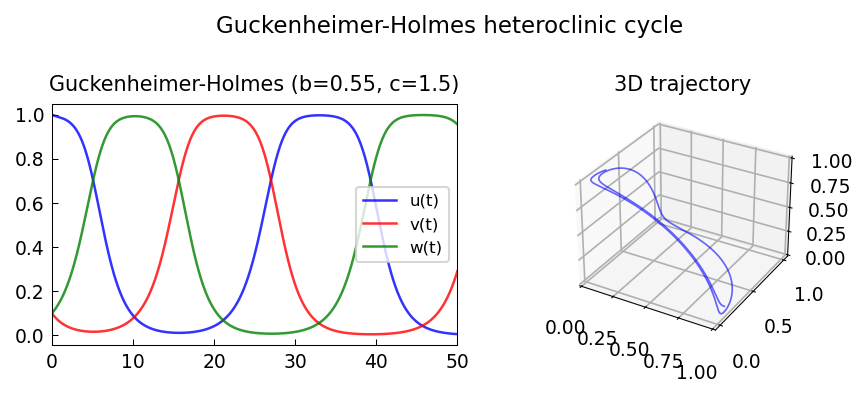

Reproduce this figure in Python.
"""Guckenheimer-Holmes nonlinear ODE system.

Solves the three-variable system with b<1<c:
  u' = u(1 - u^2 - b v^2 - c w^2)
  v' = v(1 - v^2 - b w^2 - c u^2)
  w' = w(1 - w^2 - b u^2 - c v^2)

Credit: Chebfun example ode-nonlin/GuckenheimerHolmes.m (Nick Trefethen, Feb 2015).
Original MATLAB Chebfun: Copyright 2017 by The University of Oxford and
The Chebfun Developers. See https://www.chebfun.org/ for Chebfun information.
"""
import os; os.environ.setdefault("XLA_PYTHON_CLIENT_PREALLOCATE", "false")

import matplotlib
matplotlib.use("Agg")
import matplotlib.pyplot as plt
import jax.numpy as jnp
import numpy as np
from scipy.integrate import solve_ivp
import sys, os
sys.path.insert(0, os.path.join(os.path.dirname(__file__), '..', '..', 'src'))

import chebfunjax as cj
from chebfunjax.plotting import chebfun_style
chebfun_style()

def run():
    print("=" * 60)
    print("Guckenheimer-Holmes system")
    print("=" * 60)

    b = 0.55
    c = 1.5
    assert b < 1.0 < c, "Need b < 1 < c for interesting dynamics"

    def rhs(t, state):
        u, v, w = state
        du = u * (1 - u**2 - b*v**2 - c*w**2)
        dv = v * (1 - v**2 - b*w**2 - c*u**2)
        dw = w * (1 - w**2 - b*u**2 - c*v**2)
        return [du, dv, dw]

    # Start near a saddle point (1, 0, epsilon)
    eps = 0.1
    ic1 = [1.0, eps, eps]
    ic2 = [eps, 1.0, eps]

    T = 50.0
    t_eval = np.linspace(0, T, 5000)

    print(f"\nParameters: b={b}, c={c}")
    print(f"Initial conditions: {ic1}")

    sol1 = solve_ivp(rhs, [0, T], ic1, t_eval=t_eval, rtol=1e-10, atol=1e-12)
    sol2 = solve_ivp(rhs, [0, T], ic2, t_eval=t_eval, rtol=1e-10, atol=1e-12)

    u1, v1, w1 = sol1.y
    u2, v2, w2 = sol2.y

    # The solution should cycle: dominance passes from u to v to w and back
    print(f"\n  At t=0: max component = {np.argmax(np.abs(ic1))} (u)")
    print(f"  At t=T: max component = {np.argmax(np.abs(sol1.y[:, -1]))} ({['u','v','w'][np.argmax(np.abs(sol1.y[:, -1]))]})")

    # Check that trajectory stays bounded
    max_norm = np.max(np.sqrt(u1**2 + v1**2 + w1**2))
    print(f"  Max |state|: {max_norm:.4f}")
    assert max_norm < 5.0

    # Solution oscillates among saddle points (heteroclinic cycle)
    # Check that u, v, w each approach 1 at some point
    assert np.max(u1) > 0.9
    assert np.max(v1) > 0.9
    assert np.max(w1) > 0.9

    # --- Plot -------------------------------------------------------
    _here = os.path.dirname(os.path.abspath(__file__))
    fig, axes = plt.subplots(1, 2)

    axes[0].plot(sol1.t, u1, 'b', linewidth=1.2, label="u(t)", alpha=0.8)
    axes[0].plot(sol1.t, v1, 'r', linewidth=1.2, label="v(t)", alpha=0.8)
    axes[0].plot(sol1.t, w1, 'g', linewidth=1.2, label="w(t)", alpha=0.8)
    axes[0].set_title(f"Guckenheimer-Holmes (b={b}, c={c})", fontsize=10)
    axes[0].legend(fontsize=8)

    # 3D trajectory
    ax3d = fig.add_subplot(1, 2, 2, projection='3d')
    ax3d.plot(u1, v1, w1, 'b', linewidth=0.8, alpha=0.6)
    ax3d.set_title("3D trajectory", fontsize=10)
    # Remove axes[1] and replace with 3D
    axes[1].remove()

    fig.suptitle("Guckenheimer-Holmes heteroclinic cycle", fontsize=11)
    fig.tight_layout()
    fig.savefig(os.path.join(_here, "guckenheimer_holmes.png"), dpi=150, bbox_inches="tight")
    plt.close(fig)

    print("\nAll assertions passed.")
    return True

if __name__ == "__main__":
    run()
